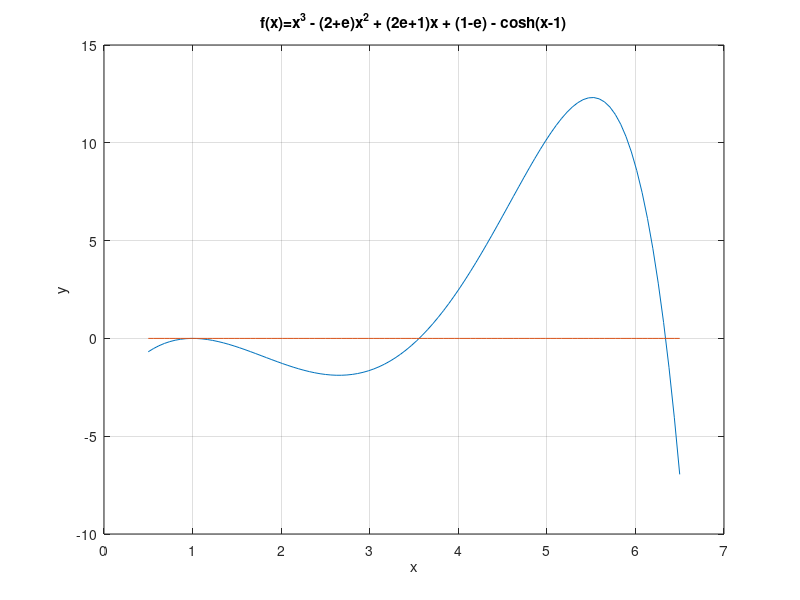
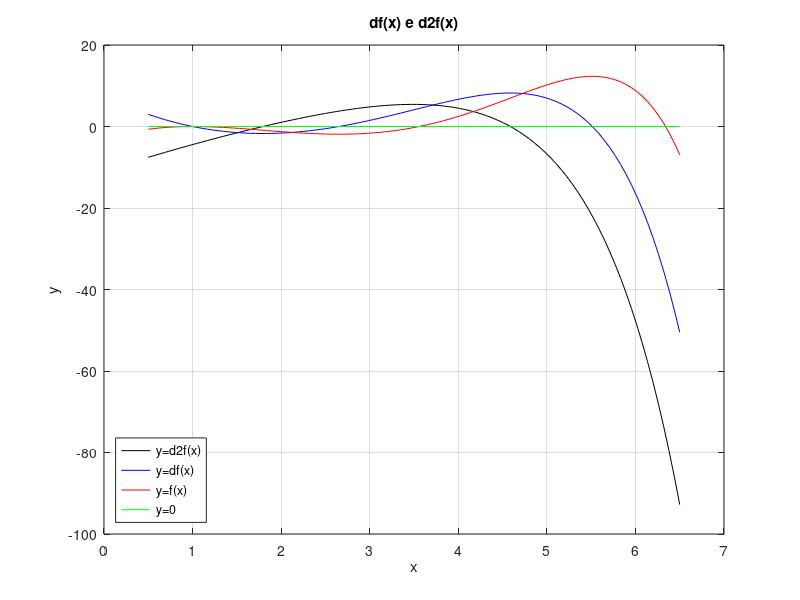

The MATLAB script that drew these images, in order: (Note: this script raises an error after producing the figures.)
clc
clear 
close all

%% Esercizio 1 - Ricerca degli zeri con il Metodo di Newton

% Punto 1

f = @(x) x.^3 - (2+exp(1))*x.^2 + (2*exp(1)+1)*x + (1-exp(1)) - cosh(x-1);
x = linspace(0.5, 6.5, 100);
y = f(x);
figure(1);
plot(x,y)
title('f(x)=x^3 - (2+e)x^2 + (2e+1)x + (1-e) - cosh(x-1)');
xlabel('x');
ylabel('y');
grid on
y0 = zeros(100,1);
hold on
plot(x,y0)

df = @(x) 3*x.^2 - 2*(2+exp(1))*x + (2*exp(1)+1) - sinh(x-1);
dy = df(x);
d2f = @(x) 6*x - 2*(2+exp(1)) - cosh(x-1);
d2y = d2f(x);
figure(2)
plot(x, d2y, 'k', x,dy,'b', x,y, 'r', x,y0, 'g')
title('df(x) e d2f(x)');
xlabel('x');
ylabel('y');
legend('y=d2f(x)', 'y=df(x)', 'y=f(x)', 'y=0', 'Location', 'SouthWest')
grid on

% discussione sulle radici dal grafico di f e df
alpha1 = 1;
if (df(alpha1) == 0)
    if (d2f(alpha1) == 0)
        disp('la radice alpha1 ha molteplicita'' maggiore di due')
    else
        disp('la radice alpha1 ha molteplicita uguale a due')
    end
else
    disp('la radice alpha1 ha molteplicita'' uguale ad uno')
end

%% Punto 2
% vedi newtom.m

%% Punto 3

toll = 1e-6;
nmax = 100;

disp('Calcolo della radice con molteplicita'' 2')
x01 = 0.5;
disp('Metodo di Newton semplice');
[xvect_1,it_1]=newton(x01,nmax,toll,f,df);
disp('Metodo di Newton modificato');
[xvect_1m,it_1m]=newton(x01,nmax,toll,f,df,2);


disp('Calcolo della prima radice con molteplicita'' 1')
x02 = 3;
[xvect_2,it_2]=newton(x02,nmax,toll,f,df);

disp('Calcolo della prima radice con molteplicita'' 1')
x03 = 6;
[xvect_3,it_3]=newton(x03,nmax,toll,f,df);

alpha1 = 1; % soluzione esatta 

% valutazione errore con Newton e Newton modificato
sol_1 = alpha1*ones(length(xvect_1),1);
sol_1m = alpha1*ones(length(xvect_1m),1);

err_1 = abs(xvect_1 - sol_1);
err_1m = abs(xvect_1m - sol_1m);

it_1vec = 0:it_1;
it_1mvec = 0:it_1m;

figure(3);
semilogy(it_1vec,err_1,'b', it_1mvec,err_1m,'r', 'LineWidth', 2);
grid on   
title('Confronto convergenza metodo Newton e Newton modificato')
legend('Newton','Newton modificato','Location', 'NorthEast');
xlabel('iterazioni');
ylabel('errore');